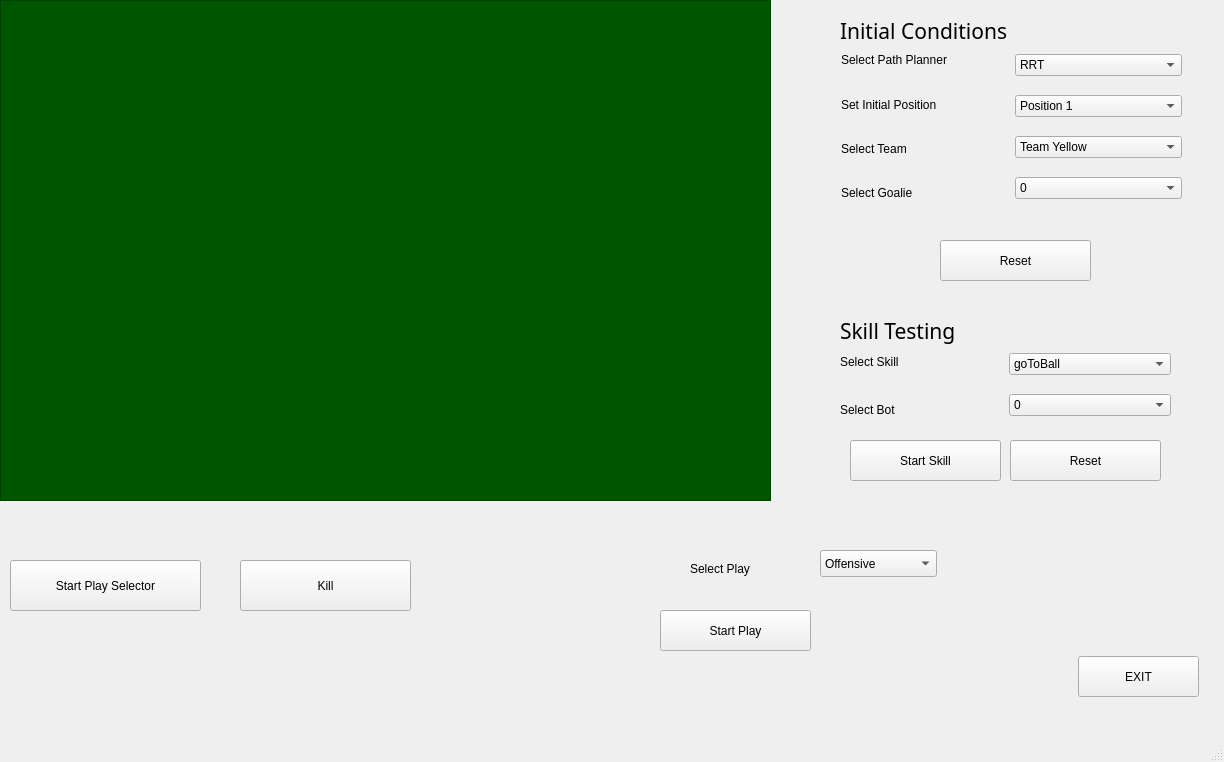
<?xml version="1.0" encoding="UTF-8"?>
<ui version="4.0">
 <class>MainWindow</class>
 <widget class="QMainWindow" name="MainWindow">
  <property name="geometry">
   <rect>
    <x>0</x>
    <y>0</y>
    <width>1224</width>
    <height>762</height>
   </rect>
  </property>
  <property name="windowTitle">
   <string>MainWindow</string>
  </property>
  <widget class="QWidget" name="centralwidget">
   <widget class="QGraphicsView" name="graphicsView">
    <property name="geometry">
     <rect>
      <x>0</x>
      <y>0</y>
      <width>771</width>
      <height>501</height>
     </rect>
    </property>
    <property name="styleSheet">
     <string notr="true">background-color: rgb(85, 170, 0);
background-color: rgb(0, 85, 0);</string>
    </property>
   </widget>
   <widget class="QLabel" name="label_7">
    <property name="geometry">
     <rect>
      <x>840</x>
      <y>310</y>
      <width>171</width>
      <height>41</height>
     </rect>
    </property>
    <property name="font">
     <font>
      <family>cmr10</family>
      <pointsize>16</pointsize>
     </font>
    </property>
    <property name="text">
     <string>Skill Testing</string>
    </property>
   </widget>
   <widget class="QPushButton" name="playStartButton">
    <property name="geometry">
     <rect>
      <x>660</x>
      <y>610</y>
      <width>151</width>
      <height>41</height>
     </rect>
    </property>
    <property name="text">
     <string>Start Play</string>
    </property>
   </widget>
   <widget class="QLabel" name="label_8">
    <property name="geometry">
     <rect>
      <x>840</x>
      <y>10</y>
      <width>171</width>
      <height>41</height>
     </rect>
    </property>
    <property name="font">
     <font>
      <family>cmr10</family>
      <pointsize>16</pointsize>
     </font>
    </property>
    <property name="text">
     <string>Initial Conditions</string>
    </property>
   </widget>
   <widget class="QPushButton" name="skillStartButton">
    <property name="geometry">
     <rect>
      <x>850</x>
      <y>440</y>
      <width>151</width>
      <height>41</height>
     </rect>
    </property>
    <property name="text">
     <string>Start Skill</string>
    </property>
   </widget>
   <widget class="QPushButton" name="skillResetButton">
    <property name="geometry">
     <rect>
      <x>1010</x>
      <y>440</y>
      <width>151</width>
      <height>41</height>
     </rect>
    </property>
    <property name="text">
     <string>Reset</string>
    </property>
   </widget>
   <widget class="QWidget" name="layoutWidget">
    <property name="geometry">
     <rect>
      <x>840</x>
      <y>340</y>
      <width>331</width>
      <height>91</height>
     </rect>
    </property>
    <layout class="QHBoxLayout" name="horizontalLayout_2">
     <item>
      <layout class="QVBoxLayout" name="verticalLayout_4">
       <item>
        <widget class="QLabel" name="labelSkill">
         <property name="text">
          <string>Select Skill</string>
         </property>
        </widget>
       </item>
       <item>
        <widget class="QLabel" name="labelSkillBot">
         <property name="text">
          <string>Select Bot</string>
         </property>
        </widget>
       </item>
      </layout>
     </item>
     <item>
      <layout class="QVBoxLayout" name="verticalLayout_3">
       <item>
        <widget class="QComboBox" name="skillOptions">
         <item>
          <property name="text">
           <string>goToBall</string>
          </property>
         </item>
         <item>
          <property name="text">
           <string>goToPoint</string>
          </property>
         </item>
        </widget>
       </item>
       <item>
        <widget class="QComboBox" name="botOptions">
         <item>
          <property name="text">
           <string>0</string>
          </property>
         </item>
         <item>
          <property name="text">
           <string>1</string>
          </property>
         </item>
         <item>
          <property name="text">
           <string>2</string>
          </property>
         </item>
         <item>
          <property name="text">
           <string>3</string>
          </property>
         </item>
         <item>
          <property name="text">
           <string>4</string>
          </property>
         </item>
         <item>
          <property name="text">
           <string>5</string>
          </property>
         </item>
        </widget>
       </item>
      </layout>
     </item>
    </layout>
   </widget>
   <widget class="QPushButton" name="playResetButton">
    <property name="geometry">
     <rect>
      <x>940</x>
      <y>240</y>
      <width>151</width>
      <height>41</height>
     </rect>
    </property>
    <property name="text">
     <string>Reset</string>
    </property>
   </widget>
   <widget class="QPushButton" name="exitButton">
    <property name="geometry">
     <rect>
      <x>1078</x>
      <y>656</y>
      <width>121</width>
      <height>41</height>
     </rect>
    </property>
    <property name="text">
     <string>EXIT</string>
    </property>
   </widget>
   <widget class="QLabel" name="labelPlay">
    <property name="geometry">
     <rect>
      <x>690</x>
      <y>560</y>
      <width>134</width>
      <height>17</height>
     </rect>
    </property>
    <property name="text">
     <string>Select Play</string>
    </property>
   </widget>
   <widget class="QComboBox" name="playOptions">
    <property name="geometry">
     <rect>
      <x>820</x>
      <y>550</y>
      <width>117</width>
      <height>27</height>
     </rect>
    </property>
    <item>
     <property name="text">
      <string>Offensive</string>
     </property>
    </item>
    <item>
     <property name="text">
      <string>Defensive</string>
     </property>
    </item>
    <item>
     <property name="text">
      <string>Stall</string>
     </property>
    </item>
   </widget>
   <widget class="QPushButton" name="startPlaySelectorButton">
    <property name="geometry">
     <rect>
      <x>10</x>
      <y>560</y>
      <width>191</width>
      <height>51</height>
     </rect>
    </property>
    <property name="text">
     <string>Start Play Selector</string>
    </property>
   </widget>
   <widget class="QPushButton" name="killPlaySelectorButton">
    <property name="geometry">
     <rect>
      <x>240</x>
      <y>560</y>
      <width>171</width>
      <height>51</height>
     </rect>
    </property>
    <property name="text">
     <string>Kill</string>
    </property>
   </widget>
   <widget class="QWidget" name="layoutWidget">
    <property name="geometry">
     <rect>
      <x>841</x>
      <y>41</y>
      <width>341</width>
      <height>171</height>
     </rect>
    </property>
    <layout class="QHBoxLayout" name="horizontalLayout">
     <item>
      <layout class="QVBoxLayout" name="verticalLayout_2">
       <item>
        <widget class="QLabel" name="labelPath">
         <property name="text">
          <string>Select Path Planner</string>
         </property>
        </widget>
       </item>
       <item>
        <widget class="QLabel" name="labelInitialPosition">
         <property name="text">
          <string>Set Initial Position</string>
         </property>
        </widget>
       </item>
       <item>
        <widget class="QLabel" name="labelTeam">
         <property name="text">
          <string>Select Team</string>
         </property>
        </widget>
       </item>
       <item>
        <widget class="QLabel" name="labelGoalie">
         <property name="text">
          <string>Select Goalie</string>
         </property>
        </widget>
       </item>
      </layout>
     </item>
     <item>
      <layout class="QVBoxLayout" name="verticalLayout">
       <item>
        <widget class="QComboBox" name="pathOptions">
         <item>
          <property name="text">
           <string>RRT</string>
          </property>
         </item>
         <item>
          <property name="text">
           <string>RRTStar</string>
          </property>
         </item>
         <item>
          <property name="text">
           <string>RRTConnect</string>
          </property>
         </item>
         <item>
          <property name="text">
           <string>LazyRRT</string>
          </property>
         </item>
        </widget>
       </item>
       <item>
        <widget class="QComboBox" name="initialPositionOptions">
         <item>
          <property name="text">
           <string>Position 1</string>
          </property>
         </item>
         <item>
          <property name="text">
           <string>Position2</string>
          </property>
         </item>
        </widget>
       </item>
       <item>
        <widget class="QComboBox" name="teamOptions">
         <item>
          <property name="text">
           <string>Team Yellow</string>
          </property>
         </item>
         <item>
          <property name="text">
           <string>Team  Blue</string>
          </property>
         </item>
        </widget>
       </item>
       <item>
        <widget class="QComboBox" name="goalieOptions">
         <item>
          <property name="text">
           <string>0</string>
          </property>
         </item>
         <item>
          <property name="text">
           <string>1</string>
          </property>
         </item>
         <item>
          <property name="text">
           <string>2</string>
          </property>
         </item>
         <item>
          <property name="text">
           <string>3</string>
          </property>
         </item>
         <item>
          <property name="text">
           <string>4</string>
          </property>
         </item>
         <item>
          <property name="text">
           <string>5</string>
          </property>
         </item>
        </widget>
       </item>
      </layout>
     </item>
    </layout>
   </widget>
  </widget>
  <widget class="QMenuBar" name="menubar">
   <property name="geometry">
    <rect>
     <x>0</x>
     <y>0</y>
     <width>1224</width>
     <height>25</height>
    </rect>
   </property>
  </widget>
  <widget class="QStatusBar" name="statusbar"/>
 </widget>
 <resources/>
 <connections/>
</ui>
